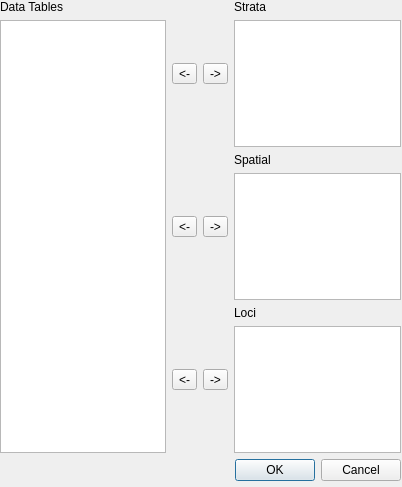
<?xml version="1.0" encoding="UTF-8"?>
<ui version="4.0">
 <class>ImportGenotypesDialog</class>
 <widget class="QDialog" name="ImportGenotypesDialog">
  <property name="geometry">
   <rect>
    <x>0</x>
    <y>0</y>
    <width>402</width>
    <height>487</height>
   </rect>
  </property>
  <property name="windowTitle">
   <string>Dialog</string>
  </property>
  <widget class="QWidget" name="">
   <property name="geometry">
    <rect>
     <x>0</x>
     <y>0</y>
     <width>401</width>
     <height>481</height>
    </rect>
   </property>
   <layout class="QVBoxLayout" name="verticalLayout_6">
    <item>
     <layout class="QHBoxLayout" name="horizontalLayout_7">
      <item>
       <layout class="QVBoxLayout" name="verticalLayout">
        <item>
         <widget class="QLabel" name="label">
          <property name="text">
           <string>Data Tables</string>
          </property>
         </widget>
        </item>
        <item>
         <widget class="QListWidget" name="rawLabels"/>
        </item>
       </layout>
      </item>
      <item>
       <layout class="QVBoxLayout" name="verticalLayout_5">
        <item>
         <layout class="QHBoxLayout" name="horizontalLayout_4">
          <item>
           <layout class="QHBoxLayout" name="horizontalLayout">
            <item>
             <widget class="QToolButton" name="strata2raw">
              <property name="text">
               <string>&lt;-</string>
              </property>
              <property name="autoRaise">
               <bool>false</bool>
              </property>
             </widget>
            </item>
            <item>
             <widget class="QToolButton" name="raw2strata">
              <property name="text">
               <string>-&gt;</string>
              </property>
             </widget>
            </item>
           </layout>
          </item>
          <item>
           <layout class="QVBoxLayout" name="verticalLayout_2">
            <item>
             <widget class="QLabel" name="label_2">
              <property name="text">
               <string>Strata</string>
              </property>
             </widget>
            </item>
            <item>
             <widget class="QListView" name="strataList"/>
            </item>
           </layout>
          </item>
         </layout>
        </item>
        <item>
         <layout class="QHBoxLayout" name="horizontalLayout_5">
          <item>
           <layout class="QHBoxLayout" name="horizontalLayout_2">
            <item>
             <widget class="QToolButton" name="spatial2raw">
              <property name="text">
               <string>&lt;-</string>
              </property>
             </widget>
            </item>
            <item>
             <widget class="QToolButton" name="raw2spatial">
              <property name="text">
               <string>-&gt;</string>
              </property>
             </widget>
            </item>
           </layout>
          </item>
          <item>
           <layout class="QVBoxLayout" name="verticalLayout_3">
            <item>
             <widget class="QLabel" name="label_3">
              <property name="text">
               <string>Spatial</string>
              </property>
             </widget>
            </item>
            <item>
             <widget class="QListView" name="spatialList"/>
            </item>
           </layout>
          </item>
         </layout>
        </item>
        <item>
         <layout class="QHBoxLayout" name="horizontalLayout_6">
          <item>
           <layout class="QHBoxLayout" name="horizontalLayout_3">
            <item>
             <widget class="QToolButton" name="loci2raw">
              <property name="text">
               <string>&lt;-</string>
              </property>
             </widget>
            </item>
            <item>
             <widget class="QToolButton" name="raw2loci">
              <property name="text">
               <string>-&gt;</string>
              </property>
             </widget>
            </item>
           </layout>
          </item>
          <item>
           <layout class="QVBoxLayout" name="verticalLayout_4">
            <item>
             <widget class="QLabel" name="label_4">
              <property name="text">
               <string>Loci</string>
              </property>
             </widget>
            </item>
            <item>
             <widget class="QListView" name="locusList"/>
            </item>
           </layout>
          </item>
         </layout>
        </item>
       </layout>
      </item>
     </layout>
    </item>
    <item>
     <widget class="QDialogButtonBox" name="buttonBox">
      <property name="orientation">
       <enum>Qt::Horizontal</enum>
      </property>
      <property name="standardButtons">
       <set>QDialogButtonBox::Cancel|QDialogButtonBox::Ok</set>
      </property>
     </widget>
    </item>
   </layout>
  </widget>
  <zorder>buttonBox</zorder>
  <zorder>label</zorder>
  <zorder>rawLabels</zorder>
  <zorder>strataList</zorder>
  <zorder>spatialList</zorder>
  <zorder>locusList</zorder>
  <zorder>label_2</zorder>
  <zorder>label_3</zorder>
  <zorder>label_4</zorder>
  <zorder>spatialList</zorder>
  <zorder>locusList</zorder>
  <zorder>strata2raw</zorder>
  <zorder>raw2strata</zorder>
  <zorder>layoutWidget</zorder>
  <zorder>layoutWidget_2</zorder>
 </widget>
 <resources/>
 <connections>
  <connection>
   <sender>buttonBox</sender>
   <signal>accepted()</signal>
   <receiver>ImportGenotypesDialog</receiver>
   <slot>accept()</slot>
   <hints>
    <hint type="sourcelabel">
     <x>248</x>
     <y>254</y>
    </hint>
    <hint type="destinationlabel">
     <x>157</x>
     <y>274</y>
    </hint>
   </hints>
  </connection>
  <connection>
   <sender>buttonBox</sender>
   <signal>rejected()</signal>
   <receiver>ImportGenotypesDialog</receiver>
   <slot>reject()</slot>
   <hints>
    <hint type="sourcelabel">
     <x>316</x>
     <y>260</y>
    </hint>
    <hint type="destinationlabel">
     <x>286</x>
     <y>274</y>
    </hint>
   </hints>
  </connection>
 </connections>
</ui>
